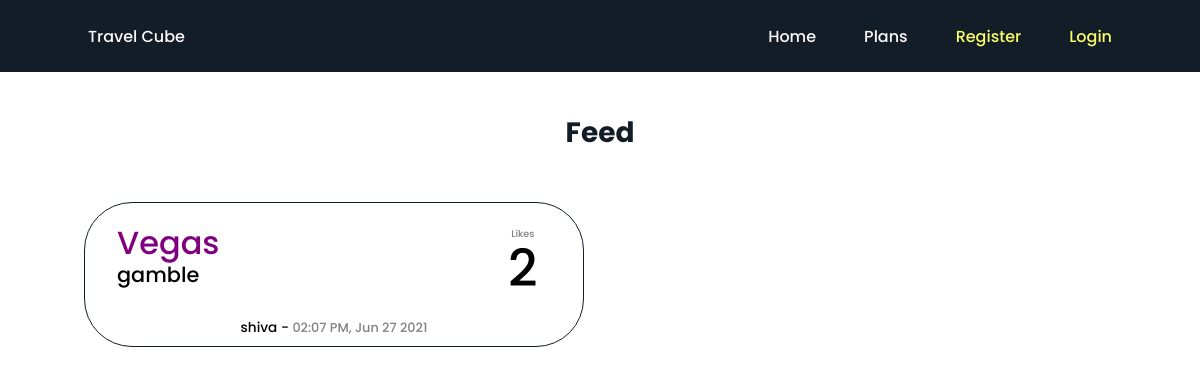
/plans, run on an earlier commit of the app's database.
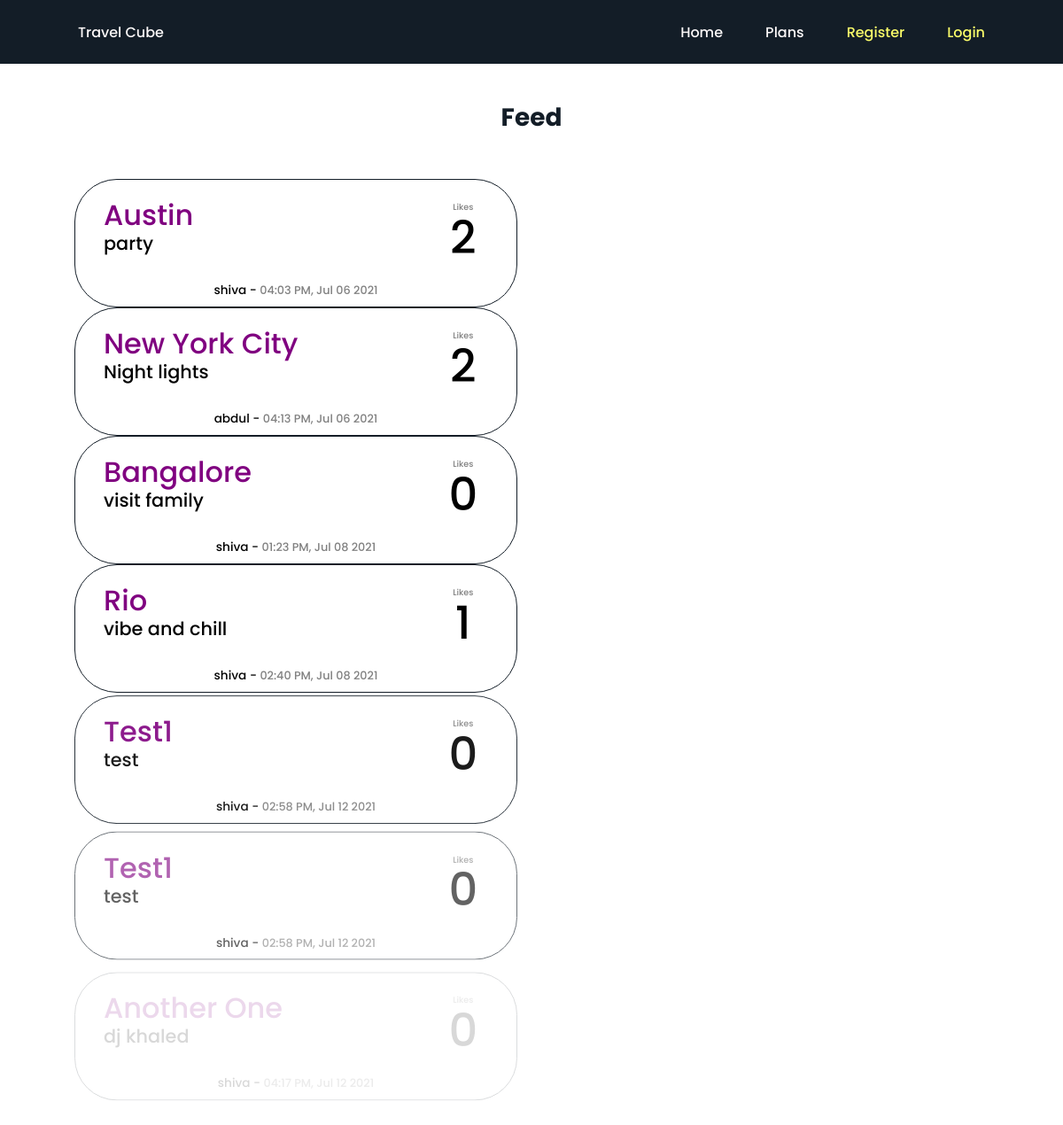
And on a later commit of the database.
### models.py (models this page shows, shortened)
class Post(db.Model):
    id = db.Column(db.Integer, primary_key=True)
    city = db.Column(db.String(140))
    country = db.Column(db.String(140))
    description = db.Column(db.String(140))
    timestamp = db.Column(db.DateTime, index=True, default=datetime.utcnow)
    user_id = db.Column(db.Integer, db.ForeignKey('user.id'))
    likes = db.relationship('Like', backref='post', lazy='dynamic', cascade = 'all, delete, delete-orphan')

class User(UserMixin, db.Model):
    id = db.Column(db.Integer, primary_key=True)
    username = db.Column(db.String(64), index=True, unique=True)
    email = db.Column(db.String(120), index=True, unique=True)
    password_hash = db.Column(db.String(128))
    posts = db.relationship('Post', backref='author', lazy='dynamic', cascade = 'all, delete, delete-orphan')
    liked = db.relationship('Like', backref='user', lazy='dynamic', cascade = 'all, delete, delete-orphan')

### routes.py (the view)
@app.route('/plans')
def plans():
    posts = Post.query.all()
    if not posts:
        posts=[]
    return render_template('plans.html', posts=posts)

### templates/plans.html
{% extends "base.html" %}
{% block content %}
    <div class="outer" id="main">
        <div class="inner">
            <h1 class="header">Feed</h1>
            <div class="scroll">
                {% for post in posts %}
                    <div class="plans">
                        <div class="city">
                            <p class="cityname">{{ post.city | title}}</p>
                            <p class="description">{{ post.description }}</p>
                        </div>
                        <div class="authtime">
                            <p class="author">{{ post.author.username }} - <span class="time">{{ post.timestamp.strftime('%I:%M %p, %b %d %Y') }}</span></p>
                        </div>
                        <div class="likes">
                            <p class="label">Likes</p>
                            <p class="count">{{ post.likes.count() }}</p>
                        </div>
                    </div>
                {% endfor %}
            </div>
        </div>
    </div>
{% endblock %}

What changed in the data, as far as the page shows it:
changed Post: city "Vegas" → "Austin"; description "gamble" → "party"; timestamp "02:07 PM, Jun 27 2021" → "04:03 PM, Jul 06 2021"
added Post: city "New York City", description "Night lights", author.username "abdul", timestamp "04:13 PM, Jul 06 2021", likes.count "2"
added Post: city "Bangalore", description "visit family", author.username "shiva", timestamp "01:23 PM, Jul 08 2021", likes.count "0"
added Post: city "Rio", description "vibe and chill", author.username "shiva", timestamp "02:40 PM, Jul 08 2021", likes.count "1"
added Post: city "Test1", description "test", author.username "shiva", timestamp "02:58 PM, Jul 12 2021", likes.count "0"
added Post: city "Test1", description "test", author.username "shiva", timestamp "02:58 PM, Jul 12 2021", likes.count "0"
added Post: city "Another One", description "dj khaled", author.username "shiva", timestamp "04:17 PM, Jul 12 2021", likes.count "0"
